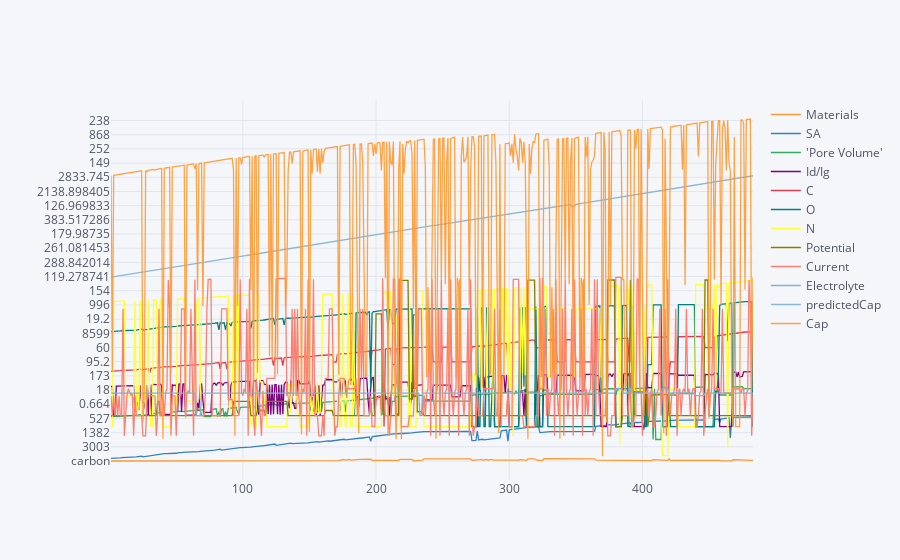

This figure's notebook cell:
### Code cell
df.iplot()

### Figure 1 — Plotly figure (JSON) as saved in the notebook; plotly's stock layout.template omitted (floating-point values rounded to 4 significant figures; data arrays with more than 128 entries replaced by an {"elided": "..."} marker saying what was removed)
{"data": [{"line": {"color": "rgba(255, 153, 51, 1.0)", "dash": "solid", "shape": "linear", "width": 1.3}, "mode": "lines", "name": "Materials", "text": "", "type": "scatter", "x": {"elided": "483 int values"}, "y": {"elided": "483 str values"}}, {"line": {"color": "rgba(55, 128, 191, 1.0)", "dash": "solid", "shape": "linear", "width": 1.3}, "mode": "lines", "name": "SA", "text": "", "type": "scatter", "x": {"elided": "483 int values"}, "y": {"elided": "483 float values"}}, {"line": {"color": "rgba(50, 171, 96, 1.0)", "dash": "solid", "shape": "linear", "width": 1.3}, "mode": "lines", "name": "'Pore Volume'", "text": "", "type": "scatter", "x": {"elided": "483 int values"}, "y": {"elided": "483 float values"}}, {"line": {"color": "rgba(128, 0, 128, 1.0)", "dash": "solid", "shape": "linear", "width": 1.3}, "mode": "lines", "name": "Id/Ig", "text": "", "type": "scatter", "x": {"elided": "483 int values"}, "y": {"elided": "483 float values"}}, {"line": {"color": "rgba(219, 64, 82, 1.0)", "dash": "solid", "shape": "linear", "width": 1.3}, "mode": "lines", "name": "C", "text": "", "type": "scatter", "x": {"elided": "483 int values"}, "y": {"elided": "483 float values"}}, {"line": {"color": "rgba(0, 128, 128, 1.0)", "dash": "solid", "shape": "linear", "width": 1.3}, "mode": "lines", "name": "O", "text": "", "type": "scatter", "x": {"elided": "483 int values"}, "y": {"elided": "483 float values"}}, {"line": {"color": "rgba(255, 255, 51, 1.0)", "dash": "solid", "shape": "linear", "width": 1.3}, "mode": "lines", "name": "N", "text": "", "type": "scatter", "x": {"elided": "483 int values"}, "y": {"elided": "483 float values"}}, {"line": {"color": "rgba(128, 128, 0, 1.0)", "dash": "solid", "shape": "linear", "width": 1.3}, "mode": "lines", "name": "Potential", "text": "", "type": "scatter", "x": {"elided": "483 int values"}, "y": {"elided": "483 float values"}}, {"line": {"color": "rgba(251, 128, 114, 1.0)", "dash": "solid", "shape": "linear", "width": 1.3}, "mode": "lines", "name": "Current", "text": "", "type": "scatter", "x": {"elided": "483 int values"}, "y": {"elided": "483 float values"}}, {"line": {"color": "rgba(128, 177, 211, 1.0)", "dash": "solid", "shape": "linear", "width": 1.3}, "mode": "lines", "name": "Electrolyte", "text": "", "type": "scatter", "x": {"elided": "483 int values"}, "y": {"elided": "483 int values"}}, {"line": {"color": "rgba(128, 177, 211, 0.8999999999999999)", "dash": "solid", "shape": "linear", "width": 1.3}, "mode": "lines", "name": "predictedCap", "text": "", "type": "scatter", "x": {"elided": "483 int values"}, "y": {"elided": "483 float values"}}, {"line": {"color": "rgba(255, 153, 51, 0.8999999999999999)", "dash": "solid", "shape": "linear", "width": 1.3}, "mode": "lines", "name": "Cap", "text": "", "type": "scatter", "x": {"elided": "483 int values"}, "y": {"elided": "483 float values"}}], "layout": {"legend": {"bgcolor": "#F5F6F9", "font": {"color": "#4D5663"}}, "paper_bgcolor": "#F5F6F9", "plot_bgcolor": "#F5F6F9", "title": {"font": {"color": "#4D5663"}}, "xaxis": {"gridcolor": "#E1E5ED", "showgrid": true, "tickfont": {"color": "#4D5663"}, "title": {"font": {"color": "#4D5663"}, "text": ""}, "zerolinecolor": "#E1E5ED"}, "yaxis": {"gridcolor": "#E1E5ED", "showgrid": true, "tickfont": {"color": "#4D5663"}, "title": {"font": {"color": "#4D5663"}, "text": ""}, "zerolinecolor": "#E1E5ED"}}}
